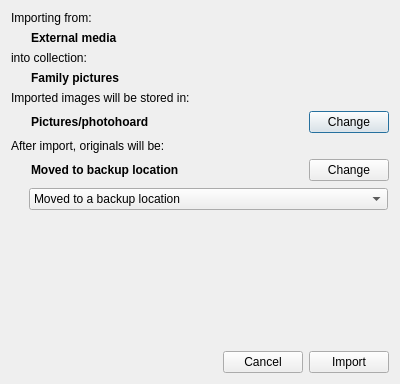
<?xml version="1.0" encoding="UTF-8"?>
<ui version="4.0">
 <class>ImportExternalDialog</class>
 <widget class="QDialog" name="ImportExternalDialog">
  <property name="geometry">
   <rect>
    <x>0</x>
    <y>0</y>
    <width>400</width>
    <height>384</height>
   </rect>
  </property>
  <property name="windowTitle">
   <string>Import from external media</string>
  </property>
  <layout class="QVBoxLayout" name="verticalLayout">
   <item>
    <widget class="QLabel" name="label">
     <property name="text">
      <string>Importing from:</string>
     </property>
    </widget>
   </item>
   <item>
    <widget class="QLabel" name="label_2">
     <property name="font">
      <font>
       <weight>75</weight>
       <bold>true</bold>
      </font>
     </property>
     <property name="text">
      <string>External media</string>
     </property>
     <property name="margin">
      <number>2</number>
     </property>
     <property name="indent">
      <number>20</number>
     </property>
    </widget>
   </item>
   <item>
    <widget class="QLabel" name="label_3">
     <property name="text">
      <string>into collection:</string>
     </property>
    </widget>
   </item>
   <item>
    <widget class="QLabel" name="collection">
     <property name="font">
      <font>
       <weight>75</weight>
       <bold>true</bold>
      </font>
     </property>
     <property name="text">
      <string>Family pictures</string>
     </property>
     <property name="margin">
      <number>2</number>
     </property>
     <property name="indent">
      <number>20</number>
     </property>
    </widget>
   </item>
   <item>
    <widget class="QLabel" name="label_5">
     <property name="text">
      <string>Imported images will be stored in:</string>
     </property>
    </widget>
   </item>
   <item>
    <widget class="QWidget" name="widget_2" native="true">
     <layout class="QHBoxLayout" name="horizontalLayout_2">
      <property name="margin">
       <number>0</number>
      </property>
      <item>
       <widget class="QLabel" name="destination">
        <property name="font">
         <font>
          <weight>75</weight>
          <bold>true</bold>
         </font>
        </property>
        <property name="text">
         <string>Pictures/photohoard</string>
        </property>
        <property name="margin">
         <number>2</number>
        </property>
        <property name="indent">
         <number>20</number>
        </property>
       </widget>
      </item>
      <item>
       <spacer name="horizontalSpacer_2">
        <property name="orientation">
         <enum>Qt::Horizontal</enum>
        </property>
        <property name="sizeHint" stdset="0">
         <size>
          <width>40</width>
          <height>20</height>
         </size>
        </property>
       </spacer>
      </item>
      <item>
       <widget class="QPushButton" name="pushButton_3">
        <property name="text">
         <string>Change</string>
        </property>
       </widget>
      </item>
     </layout>
    </widget>
   </item>
   <item>
    <widget class="QLabel" name="label_7">
     <property name="text">
      <string>After import, originals will be:</string>
     </property>
    </widget>
   </item>
   <item>
    <widget class="QWidget" name="widget_3" native="true">
     <layout class="QHBoxLayout" name="horizontalLayout_3">
      <property name="margin">
       <number>0</number>
      </property>
      <item>
       <widget class="QLabel" name="label_8">
        <property name="font">
         <font>
          <weight>75</weight>
          <bold>true</bold>
         </font>
        </property>
        <property name="text">
         <string>Moved to backup location</string>
        </property>
        <property name="margin">
         <number>2</number>
        </property>
        <property name="indent">
         <number>20</number>
        </property>
       </widget>
      </item>
      <item>
       <spacer name="horizontalSpacer_3">
        <property name="orientation">
         <enum>Qt::Horizontal</enum>
        </property>
        <property name="sizeHint" stdset="0">
         <size>
          <width>40</width>
          <height>20</height>
         </size>
        </property>
       </spacer>
      </item>
      <item>
       <widget class="QPushButton" name="pushButton_4">
        <property name="text">
         <string>Change</string>
        </property>
       </widget>
      </item>
     </layout>
    </widget>
   </item>
   <item>
    <widget class="QWidget" name="widget_4" native="true">
     <layout class="QHBoxLayout" name="horizontalLayout_4">
      <property name="leftMargin">
       <number>18</number>
      </property>
      <property name="topMargin">
       <number>1</number>
      </property>
      <property name="rightMargin">
       <number>1</number>
      </property>
      <property name="bottomMargin">
       <number>1</number>
      </property>
      <item>
       <widget class="QComboBox" name="disposition">
        <property name="sizePolicy">
         <sizepolicy hsizetype="MinimumExpanding" vsizetype="Fixed">
          <horstretch>0</horstretch>
          <verstretch>0</verstretch>
         </sizepolicy>
        </property>
        <item>
         <property name="text">
          <string>Moved to a backup location</string>
         </property>
        </item>
        <item>
         <property name="text">
          <string>Left untouched</string>
         </property>
        </item>
       </widget>
      </item>
     </layout>
    </widget>
   </item>
   <item>
    <spacer name="verticalSpacer">
     <property name="orientation">
      <enum>Qt::Vertical</enum>
     </property>
     <property name="sizeHint" stdset="0">
      <size>
       <width>20</width>
       <height>40</height>
      </size>
     </property>
    </spacer>
   </item>
   <item>
    <widget class="QWidget" name="widget" native="true">
     <layout class="QHBoxLayout" name="horizontalLayout">
      <property name="leftMargin">
       <number>0</number>
      </property>
      <property name="rightMargin">
       <number>0</number>
      </property>
      <property name="bottomMargin">
       <number>0</number>
      </property>
      <item>
       <spacer name="horizontalSpacer">
        <property name="orientation">
         <enum>Qt::Horizontal</enum>
        </property>
        <property name="sizeHint" stdset="0">
         <size>
          <width>40</width>
          <height>20</height>
         </size>
        </property>
       </spacer>
      </item>
      <item>
       <widget class="QPushButton" name="pushButton_2">
        <property name="text">
         <string>Cancel</string>
        </property>
       </widget>
      </item>
      <item>
       <widget class="QPushButton" name="pushButton">
        <property name="text">
         <string>Import</string>
        </property>
       </widget>
      </item>
     </layout>
    </widget>
   </item>
  </layout>
 </widget>
 <resources/>
 <connections>
  <connection>
   <sender>pushButton_3</sender>
   <signal>clicked()</signal>
   <receiver>ImportExternalDialog</receiver>
   <slot>changeDestination()</slot>
   <hints>
    <hint type="sourcelabel">
     <x>332</x>
     <y>148</y>
    </hint>
    <hint type="destinationlabel">
     <x>395</x>
     <y>94</y>
    </hint>
   </hints>
  </connection>
  <connection>
   <sender>pushButton_4</sender>
   <signal>clicked()</signal>
   <receiver>widget_3</receiver>
   <slot>hide()</slot>
   <hints>
    <hint type="sourcelabel">
     <x>356</x>
     <y>205</y>
    </hint>
    <hint type="destinationlabel">
     <x>255</x>
     <y>200</y>
    </hint>
   </hints>
  </connection>
  <connection>
   <sender>pushButton_4</sender>
   <signal>clicked()</signal>
   <receiver>widget_4</receiver>
   <slot>show()</slot>
   <hints>
    <hint type="sourcelabel">
     <x>324</x>
     <y>219</y>
    </hint>
    <hint type="destinationlabel">
     <x>19</x>
     <y>250</y>
    </hint>
   </hints>
  </connection>
  <connection>
   <sender>pushButton_2</sender>
   <signal>clicked()</signal>
   <receiver>ImportExternalDialog</receiver>
   <slot>reject()</slot>
   <hints>
    <hint type="sourcelabel">
     <x>230</x>
     <y>356</y>
    </hint>
    <hint type="destinationlabel">
     <x>140</x>
     <y>381</y>
    </hint>
   </hints>
  </connection>
  <connection>
   <sender>pushButton</sender>
   <signal>clicked()</signal>
   <receiver>ImportExternalDialog</receiver>
   <slot>accept()</slot>
   <hints>
    <hint type="sourcelabel">
     <x>324</x>
     <y>349</y>
    </hint>
    <hint type="destinationlabel">
     <x>292</x>
     <y>382</y>
    </hint>
   </hints>
  </connection>
 </connections>
 <slots>
  <slot>changeDestination()</slot>
 </slots>
</ui>
